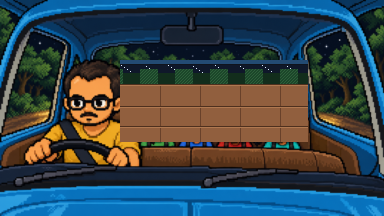
#> input picture scratch/cabin_cleaned.png, 384 x 216 px, found by its file name
$ python draw_passengers.py
#> lines starting #> are read from the running program, lines starting #| are printed output that depends on the picture
from PIL import Image

def generate_full_cabin():
    base = Image.open('scratch/cabin_cleaned.png').convert('RGBA')
#> base is the input picture: PIL image 384x216 RGBA; mean R, G, B, A 54, 70.2, 77.3, 255
    pix = base.load()

    # Ink outline color
    ink = (18, 22, 34, 255)
    shadow_soft = (35, 42, 58, 255)

    def fill_rect(x, y, w, h, c):
#> called with x = 125, y = 96, w = 22, h = 22, c = (40, 165, 175, 255)
        for yy in range(y, y + h):
            for xx in range(x, x + w):
                if 0 <= xx < 384 and 0 <= yy < 216:
                    pix[xx, yy] = c

    def ellipse(cx, cy, rx, ry, c):
#> called with cx = 136, cy = 80, rx = 15, ry = 17, c = (32, 22, 18, 255)
        for y in range(cy - ry, cy + ry + 1):
            for x in range(cx - rx, cx + rx + 1):
                if 0 <= x < 384 and 0 <= y < 216:
                    if ((x - cx)**2 / max(1, rx**2) + (y - cy)**2 / max(1, ry**2)) <= 1.0:
                        pix[x, y] = c

    # Colors
    shirt_colors = {
        "Tavares": (40, 165, 175, 255),
        "Fabio": (195, 45, 55, 255),
        "Sabia": (215, 95, 135, 255),
        "Marcos": (50, 160, 95, 255),
        "Martins": (105, 125, 145, 255),
        "Yasmin": (145, 65, 175, 255),
        "Pedro": (205, 115, 35, 255),
        "Matias": (45, 120, 220, 255),
        "Messias": (195, 170, 45, 255),
    }

    # Draw Back Row (Tavares, Fabio, Sabia, Marcos, Martins)
    # 1. Ana Tavares (x=136, y=86): morena, alta, cacheada
    skin_tav = (175, 115, 78, 255)
    hair_tav = (32, 22, 18, 255)
    hair_tav_hi = (72, 48, 35, 255)
    # Body
    fill_rect(125, 96, 22, 22, shirt_colors["Tavares"])
    # Hair back
    ellipse(136, 80, 15, 17, hair_tav)
    for y in range(66, 96):
        for x in range(122, 151):
            if (x*2 + y*3) % 4 == 0 and pix[x, y] == hair_tav:
                pix[x, y] = hair_tav_hi
    # Head & face
    ellipse(136, 82, 9, 10, ink)
    ellipse(136, 82, 8, 9, skin_tav)
    pix[133, 81] = ink; pix[134, 81] = (245, 245, 245, 255)
    pix[139, 81] = ink; pix[140, 81] = (245, 245, 245, 255)
    pix[136, 86] = (190, 85, 75, 255); pix[137, 86] = (190, 85, 75, 255)
    # Golden earring
    pix[128, 85] = (250, 210, 50, 255)

    # 2. Fabio (x=174, y=86): cabelo dividido ao meio e de oculos
    skin_fab = (235, 185, 145, 255)
    hair_fab = (58, 38, 24, 255)
    hair_fab_hi = (115, 75, 48, 255)
    fill_rect(163, 96, 22, 22, shirt_colors["Fabio"])
    ellipse(174, 80, 12, 13, hair_fab)
    # Face
    ellipse(174, 82, 8, 9, ink)
    ellipse(174, 82, 7, 8, skin_fab)
    # Center parted hair
    fill_rect(167, 72, 15, 5, hair_fab)
    fill_rect(168, 73, 5, 2, hair_fab_hi)
    fill_rect(176, 73, 5, 2, hair_fab_hi)
    fill_rect(174, 72, 1, 6, ink) # parting line
    fill_rect(166, 76, 3, 7, hair_fab)
    fill_rect(180, 76, 3, 7, hair_fab)
    # Glasses
    g_col = (25, 28, 38, 255)
    g_shine = (210, 240, 255, 255)
    fill_rect(169, 79, 4, 3, g_col)
    fill_rect(175, 79, 4, 3, g_col)
    pix[170, 80] = g_shine; pix[176, 80] = g_shine
    pix[173, 80] = g_col; pix[174, 80] = g_col # bridge
    pix[174, 85] = (195, 90, 80, 255)

    # 3. Anna Sabia (x=214, y=86): cabelo cacheado e roupa larga
    skin_sab = (230, 175, 135, 255)
    hair_sab = (45, 30, 22, 255)
    hair_sab_hi = (95, 62, 45, 255)
    # Oversized wide sweater
    fill_rect(198, 94, 32, 24, shirt_colors["Sabia"])
    fill_rect(203, 95, 22, 3, (240, 135, 175, 255)) # wide collar
    ellipse(214, 80, 14, 15, hair_sab)
    for y in range(67, 95):
        for x in range(200, 229):
            if (x*3 + y*2) % 4 == 0 and pix[x, y] == hair_sab:
                pix[x, y] = hair_sab_hi
    ellipse(214, 82, 8, 9, ink)
    ellipse(214, 82, 7, 8, skin_sab)
    pix[211, 81] = ink; pix[212, 81] = (245, 245, 245, 255)
    pix[217, 81] = ink; pix[218, 81] = (245, 245, 245, 255)
    pix[214, 86] = (195, 90, 85, 255)

    # 4. Marcos (x=254, y=86): moreno de cabelo cacheado com burst fade
    skin_mar = (118, 75, 48, 255)
    hair_mar = (18, 16, 18, 255)
    hair_mar_hi = (45, 38, 42, 255)
    fade = (75, 50, 36, 255)
    fill_rect(243, 96, 22, 22, shirt_colors["Marcos"])
    # Head
    ellipse(254, 82, 8, 9, ink)
    ellipse(254, 82, 7, 8, skin_mar)
    # Burst fade sides (gradient on ears)
    fill_rect(246, 79, 2, 4, fade)
    fill_rect(261, 79, 2, 4, fade)
    # Curly high top
    ellipse(254, 74, 8, 6, hair_mar)
    for x in range(248, 261):
        if x % 2 == 0: pix[x, 72] = hair_mar_hi
    pix[251, 81] = ink; pix[252, 81] = (245, 245, 245, 255)
    pix[257, 81] = ink; pix[258, 81] = (245, 245, 245, 255)
    pix[254, 86] = (150, 68, 55, 255)

    # 5. Luis Martins (x=290, y=86): cabelo liso pro lado e alto e branco
    skin_mtn = (245, 218, 198, 255)
    hair_mtn = (48, 35, 28, 255)
    hair_mtn_hi = (98, 70, 52, 255)
    fill_rect(279, 95, 22, 23, shirt_colors["Martins"])
    # Head & face
    ellipse(290, 81, 8, 9, ink)
    ellipse(290, 81, 7, 8, skin_mtn)
    # Sleek side-parted hair swept to the left
    ellipse(290, 73, 9, 6, hair_mtn)
    fill_rect(284, 71, 7, 3, hair_mtn_hi)
    fill_rect(282, 74, 4, 6, hair_mtn) # side fringe
    pix[287, 80] = ink; pix[288, 80] = (245, 245, 245, 255)
    pix[293, 80] = ink; pix[294, 80] = (245, 245, 245, 255)
    pix[290, 85] = (205, 95, 85, 255)

    # Front Row (Yasmin, Pedro, Matias, Messias)
    # 6. Yasmin (x=148, y=114): cabelo preto com franja e branca
    skin_yas = (248, 226, 214, 255)
    hair_yas = (15, 12, 18, 255)
    hair_yas_hi = (45, 38, 50, 255)
    fill_rect(134, 124, 28, 26, shirt_colors["Yasmin"])
    # Long straight black hair behind
    fill_rect(135, 102, 26, 26, hair_yas)
    for y in range(104, 128):
        pix[137, y] = hair_yas_hi
        pix[159, y] = hair_yas_hi
    # Face
    ellipse(148, 114, 9, 10, ink)
    ellipse(148, 114, 8, 9, skin_yas)
    # Straight blunt bangs
    fill_rect(140, 104, 17, 5, hair_yas)
    fill_rect(142, 103, 13, 2, hair_yas_hi)
    pix[144, 113] = ink; pix[145, 113] = (245, 245, 245, 255)
    pix[151, 113] = ink; pix[152, 113] = (245, 245, 245, 255)
    pix[148, 119] = (215, 88, 98, 255)

    # 7. Pedro (x=190, y=114): cabeludo cacheado e de oculos
    skin_ped = (230, 180, 140, 255)
    hair_ped = (50, 32, 20, 255)
    hair_ped_hi = (105, 65, 40, 255)
    fill_rect(177, 124, 26, 26, shirt_colors["Pedro"])
    # Big curly hair
    ellipse(190, 110, 16, 17, hair_ped)
    for y in range(96, 128):
        for x in range(175, 206):
            if (x*3 + y*2) % 4 == 0 and pix[x, y] == hair_ped:
                pix[x, y] = hair_ped_hi
    ellipse(190, 114, 9, 10, ink)
    ellipse(190, 114, 8, 9, skin_ped)
    # Glasses
    fill_rect(184, 111, 5, 4, g_col)
    fill_rect(191, 111, 5, 4, g_col)
    pix[185, 112] = g_shine; pix[192, 112] = g_shine
    pix[189, 112] = g_col; pix[190, 112] = g_col
    pix[190, 119] = (195, 95, 80, 255)

    # 8. Matias (x=234, y=114): cabelo cacheado e faixa azul
    skin_mat = (205, 148, 105, 255)
    hair_mat = (32, 26, 26, 255)
    hair_mat_hi = (75, 60, 52, 255)
    fill_rect(221, 124, 26, 26, shirt_colors["Matias"])
    # Curly hair
    ellipse(234, 108, 13, 14, hair_mat)
    for y in range(96, 122):
        for x in range(222, 247):
            if (x + y) % 3 == 0 and pix[x, y] == hair_mat:
                pix[x, y] = hair_mat_hi
    ellipse(234, 114, 9, 10, ink)
    ellipse(234, 114, 8, 9, skin_mat)
    # Blue headband (faixa azul)
    b_blue = (25, 95, 235, 255)
    b_light = (90, 160, 255, 255)
    fill_rect(226, 106, 17, 4, b_blue)
    pix[230, 107] = b_light; pix[237, 107] = b_light
    fill_rect(223, 107, 3, 4, b_blue) # knot hanging
    pix[224, 108] = b_light
    pix[230, 113] = ink; pix[231, 113] = (245, 245, 245, 255)
    pix[237, 113] = ink; pix[238, 113] = (245, 245, 245, 255)
    pix[234, 119] = (185, 85, 70, 255)

    # 9. Luis Messias (x=276, y=114): buzzcut e barba
    skin_mes = (210, 148, 108, 255)
    hair_mes = (30, 22, 18, 255)
    hair_mes_hi = (65, 48, 40, 255)
    beard_mes = (25, 18, 15, 255)
    fill_rect(263, 124, 26, 26, shirt_colors["Messias"])
    # Head & buzzcut
    ellipse(276, 114, 9, 10, ink)
    ellipse(276, 114, 8, 9, skin_mes)
    ellipse(276, 106, 9, 5, hair_mes)
    fill_rect(271, 104, 11, 2, hair_mes_hi)
    # Beard
    fill_rect(271, 118, 11, 2, beard_mes) # mustache
    fill_rect(269, 116, 2, 5, beard_mes) # sideburns
    fill_rect(282, 116, 2, 5, beard_mes)
    fill_rect(270, 120, 13, 5, beard_mes) # full beard
    pix[272, 113] = ink; pix[273, 113] = (245, 245, 245, 255)
    pix[279, 113] = ink; pix[280, 113] = (245, 245, 245, 255)

    base.save('scratch/cabin_perfect_preview.png')
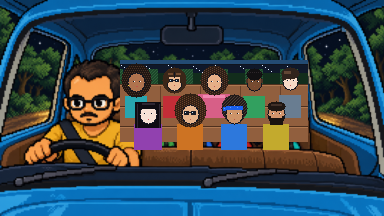
#> saved as cabin_perfect_preview.png: PIL image 384x216 RGBA; mean R, G, B, A 53.6, 71.1, 80.9, 255
    scaled = base.resize((1672, 941), Image.Resampling.NEAREST)
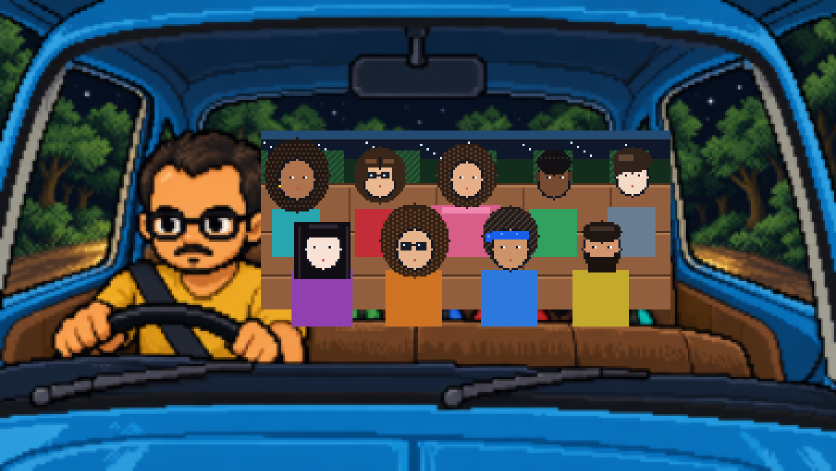
#> scaled: PIL image 1672x941 RGBA (shown at 1/2 size); mean R, G, B, A 53.6, 71.1, 80.9, 255
    scaled.save('Assets/Resources/Varginha/TravelPixel/CabinStudents.png')
    print('Full custom cabin generated successfully!')

if __name__ == '__main__':
    generate_full_cabin()

$ run again, with scratch/CabinStudents_candidate.png copied over scratch/cabin_cleaned.png
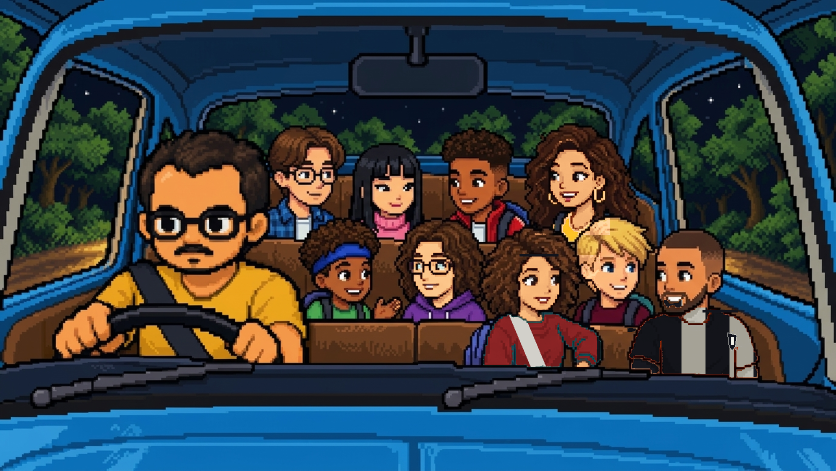
#> input picture scratch/CabinStudents_candidate.png, 1672 x 941 px, found by its file name (shown at 1/2 size)
#> in generate_full_cabin, base is the input picture: PIL image 1672x941 RGBA; mean R, G, B, A 53.2, 66, 74.6, 255
#> in generate_full_cabin, `base.save('scratch/cabin_perfect_preview.png')`:
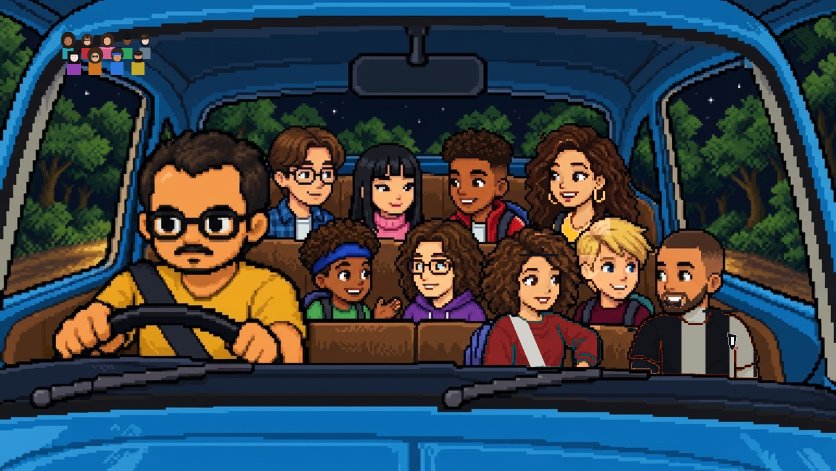
#> saved as cabin_perfect_preview.png: PIL image 1672x941 RGBA (shown at 1/2 size); mean R, G, B, A 53.8, 66.2, 74.6, 255
